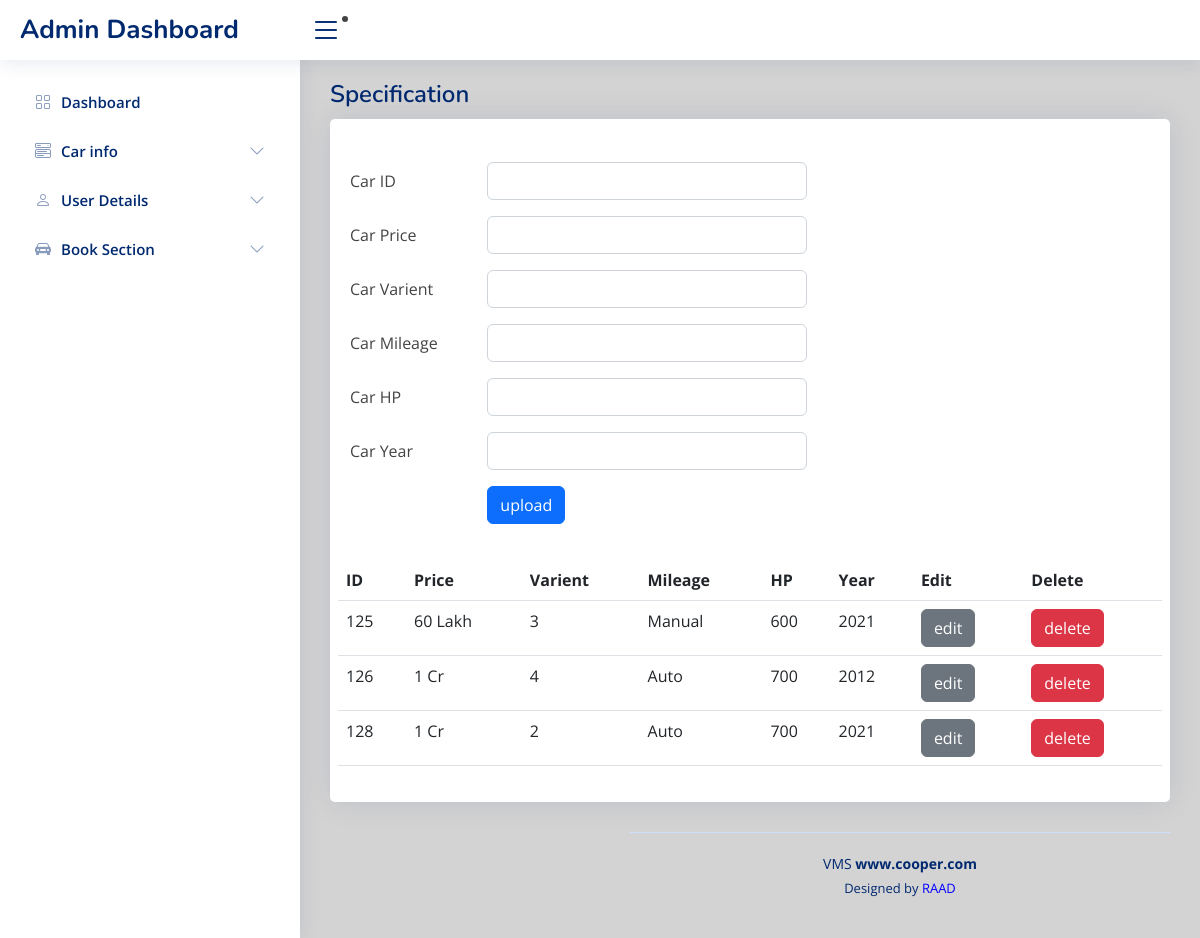
The app's page /Admin/carsepc.php with its own data.
### tables this page shows
CREATE TABLE IF NOT EXISTS `spectbl` (
  `car_id` int(11) NOT NULL,
  `car_price` varchar(20) NOT NULL,
  `car_mileage` varchar(20) NOT NULL,
  `car_varient` varchar(20) NOT NULL,
  `car_year` int(11) NOT NULL,
  `car_hp` int(11) NOT NULL,
  PRIMARY KEY (`car_id`)
);

### Admin/carsepc.php (the view, shortened to what this page needs)
<?php
include("head.php"); ?>
<?php include("menu.php"); ?>
<main id="main" class="main">
<div class="pagetitle">
  <h1>Specification</h1>
</div>
<section class="section">
      <div class="row">
        <div class="col-lg-12">
          <div class="card">
            <div class="card-body">
              <h5 class="card-title"></h5>
        ?><form method="post">
                <div class="row mb-3">
                  <label for="inputText" class="col-sm-2 col-form-label">Car ID</label>
                  <div class="col-sm-5">
                  <input type="text" class="form-control"  name="id" value="">
                  </div>
                </div>
                 <div class="row mb-3">
                  <label for="inputText" class="col-sm-2 col-form-label">Car Price</label>
                  <div class="col-sm-5">
                    <input type="text" class="form-control"  name="price" value="">
                  </div>
                </div>
                <div class="row mb-3">
                  <label for="inputText" class="col-sm-2 col-form-label">Car Varient</label>
                  <div class="col-sm-5">
                  <input type="text" class="form-control"  name="txt_varient" value="">
                  </div>
                </div>
                <div class="row mb-3">
                  <label for="inputText" class="col-sm-2 col-form-label">Car Mileage</label>
                  <div class="col-sm-5">
                  <input type="text" class="form-control"  name="txt_mileage" value="">
                  </div>
                </div>
                <div class="row mb-3">
                  <label for="inputText" class="col-sm-2 col-form-label">Car HP</label>
                  <div class="col-sm-5">
                  <input type="text" class="form-control"  name="txt_hp" value="">
                  </div>
                </div>
                <div class="row mb-3">
                  <label for="inputText" class="col-sm-2 col-form-label">Car Year</label>
                  <div class="col-sm-5">
                  <input type="text" class="form-control"  name="txt_year" value="">
                  </div>
                </div>
                <div class="row mb-3">
                  <label class="col-sm-2 col-form-label"></label>
                  <div class="col-sm-3">
                    <button type="submit" name="submit" class="btn btn-primary"style="margin-bottom:20px;">upload</button>
                  </div>
           </div>
           </form>
<div class="row mb-8">
<table class="table table-hover">
    <tr>
    <th>ID</th>
    <th>Price</th>
    <th>Varient</th>
    <th>Mileage</th>
    <th>HP</th>
    <th>Year</th>
    <th>Edit</th>
    <th>Delete</th>
    </tr>
<?php
$sql = "select * from  spectbl";
$result = $conn->query($sql);
if ($result->num_rows > 0)
{
    while($row = $result->fetch_assoc())
    {
        ?>
        <tr>
        <td><?php echo $row["car_id"];?></td>
        <td><?php echo $row["car_price"];?></td>
        <td><?php echo $row["car_mileage"];?></td>
        <td><?php echo $row["car_varient"];?></td>
        <td><?php echo $row["car_hp"];?></td>
        <td><?php echo $row["car_year"];?></td>
        <td><a class="btn btn-secondary" href='<?php echo "carspecedit.php?id=",$row["car_id"] ?>'>edit</a></td>
        <td><a class="btn btn-danger" href='<?php echo "carspecdel.php?id=",$row["car_id"] ?>'>delete</a></td>
        </tr>
        <?php
    }
}
?>
</table>
</div>
</div>
</div>
</section>
<?php include("foot.php"); ?>

### Admin/assets/css/style.css (style rules this page uses)
:root { scroll-behavior: smooth; }
body { font-family: "Open Sans", sans-serif; background: #f6f9ff; color: #444444; }
a { color: #4154f1; text-decoration: none; }
h1, h2, h3, h4, h5, h6 { font-family: "Nunito", sans-serif; }
#main { margin-top: 60px; padding: 20px 30px; transition: all 0.3s; }
.pagetitle { margin-bottom: 10px; }
.pagetitle h1 { font-size: 24px; margin-bottom: 0; font-weight: 600; color: #012970; }
.card { margin-bottom: 30px; border: none; border-radius: 5px; box-shadow: 0px 0 30px rgba(1, 41, 112, 0.1); }
.card-title { padding: 20px 0 15px 0; font-size: 18px; font-weight: 500; color: #012970; font-family: "Poppins", sans-serif; }
.card-body { padding: 0 20px 20px 20px; }
@media (min-width: 1200px) { #main, #footer { margin-left: 300px; } }

### Admin/menu.php (style rules this page uses)
.bod { background-color:lightgrey; }

### records on screen
spectbl: car_id "125", car_price "60 Lakh", car_mileage "3", car_varient "Manual", car_hp "600", car_year "2021"
spectbl: car_id "126", car_price "1 Cr", car_mileage "4", car_varient "Auto", car_hp "700", car_year "2012"
spectbl: car_id "128", car_price "1 Cr", car_mileage "2", car_varient "Auto", car_hp "700", car_year "2021"
